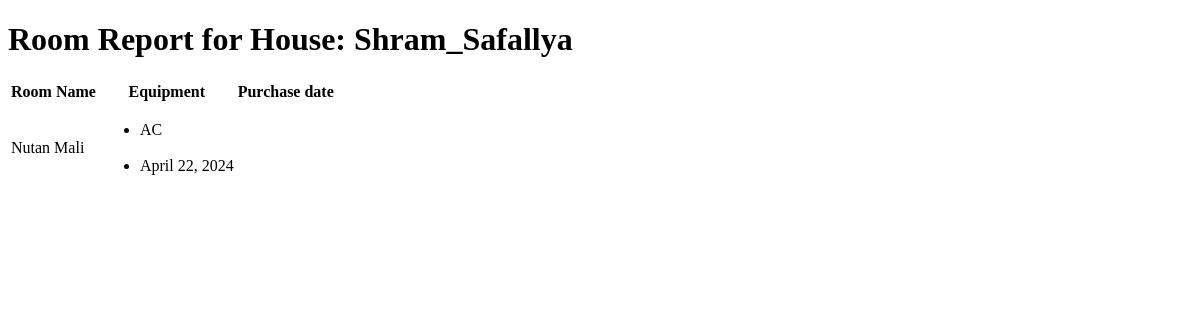
Page /room_report/2/ (signed in) on the earlier database version.
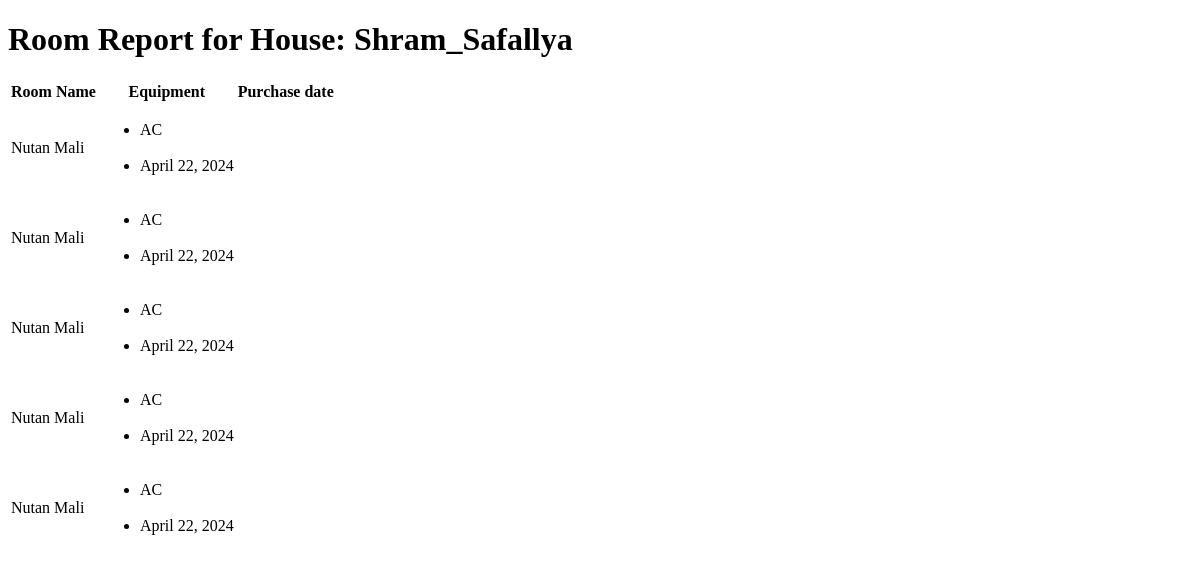
Same page on the later database version.
### app1/models.py (models this page shows, shortened)
class Room(models.Model):
    house = models.ForeignKey(House, on_delete=models.CASCADE, related_name='rooms')
    user = models.ForeignKey(User, on_delete=models.CASCADE, default=1)
    name = models.CharField(max_length=100)
    equipment_name = models.CharField(max_length=100)
    purchase_date = models.DateField()
    maintenance_schedule = models.CharField(choices=[('monthly', 'Monthly'), ('yearly', 'Yearly'), ('weekly', 'Weekly')], max_length=10)
    maintenance_date = models.DateField()
    discard_date = models.DateField()
    insurance_policy_number = models.CharField(max_length=100)

### app1/views.py (the view)
# urls.py: path('room_report/<int:house_pk>/',views.room_report,name='room_report'),
def room_report(request, house_pk):
    house = get_object_or_404(House, pk=house_pk, user=request.user)
    rooms = Room.objects.filter(house=house)
    for room in rooms:
        print("rooms")
        room.equipment_list = room.equipment_name.split(",")  # Assuming equipment_name is a comma-separated list
        print(room.equipment_name)
        print(room.purchase_date)
    return render(request, 'room_report.html', {'house': house, 'rooms': rooms})

### templates/room_report.html (shortened to what this page needs)
<!DOCTYPE html>
<html lang="en">
<head>
</head>
<body>
<h1>Room Report for House: {{ house.name }}</h1>
    <table>
        <thead>
            <tr>
                <th>Room Name</th>
                <th>Equipment</th>
                <th>Purchase date</th>
            </tr>
        </thead>
        <tbody>
            {% for room in rooms %}
            <tr>
                <td>{{ room.name }}</td>
                <td>
                    <ul>
                        {% for item in room.equipment_list %}
                        <li>{{ room.equipment_name }}</li> <br>
                        <li>{{ room.purchase_date }}</li>
                        {% endfor %}
                    </ul>
                </td>
            </tr>
            {% endfor %}
        </tbody>
    </table>
</body>
</html>

Differences in the rows shown:
added Room: name "Nutan Mali", equipment_name "AC", purchase_date "April 22, 2024"
added Room: name "Nutan Mali", equipment_name "AC", purchase_date "April 22, 2024"
added Room: name "Nutan Mali", equipment_name "AC", purchase_date "April 22, 2024"
added Room: name "Nutan Mali", equipment_name "AC", purchase_date "April 22, 2024"
